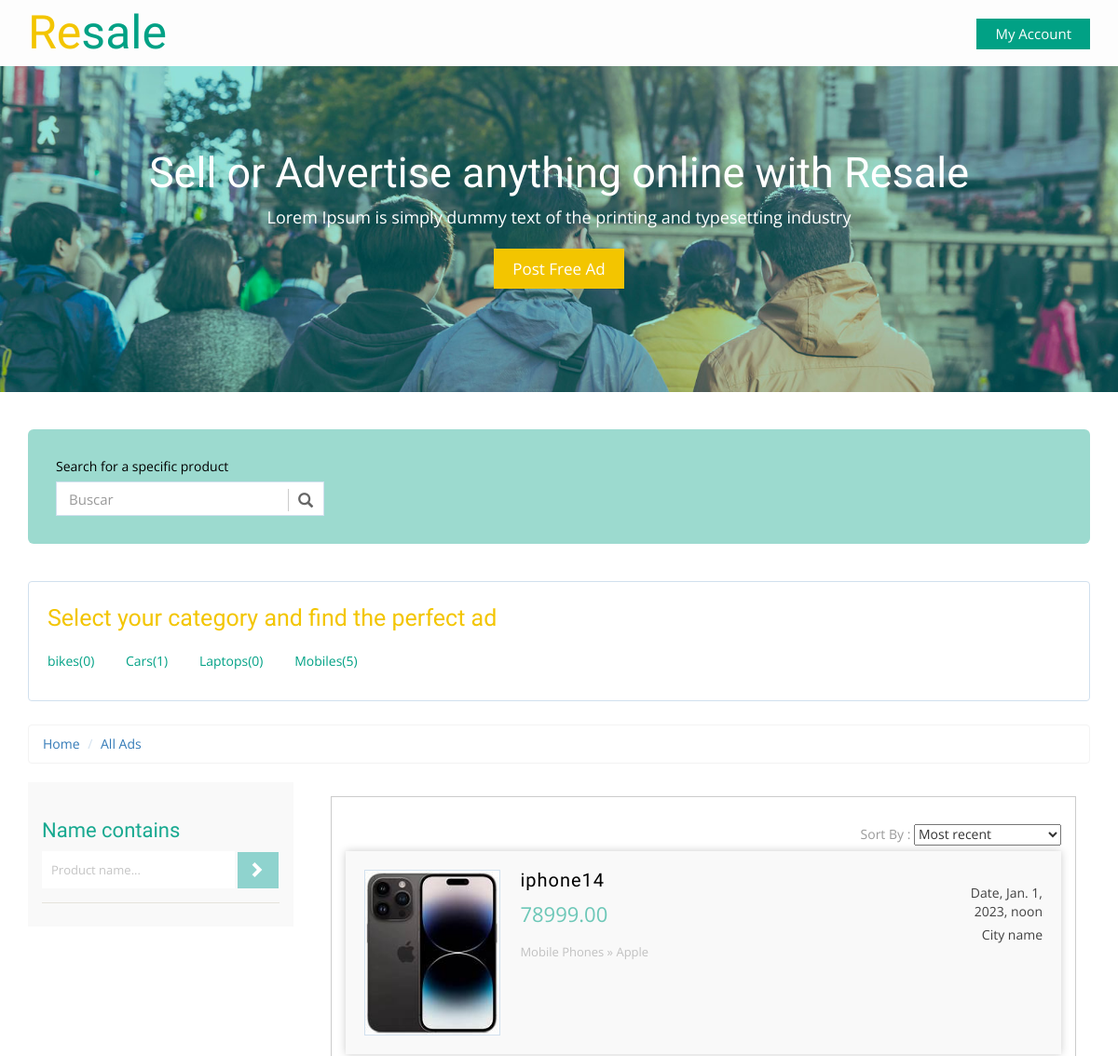
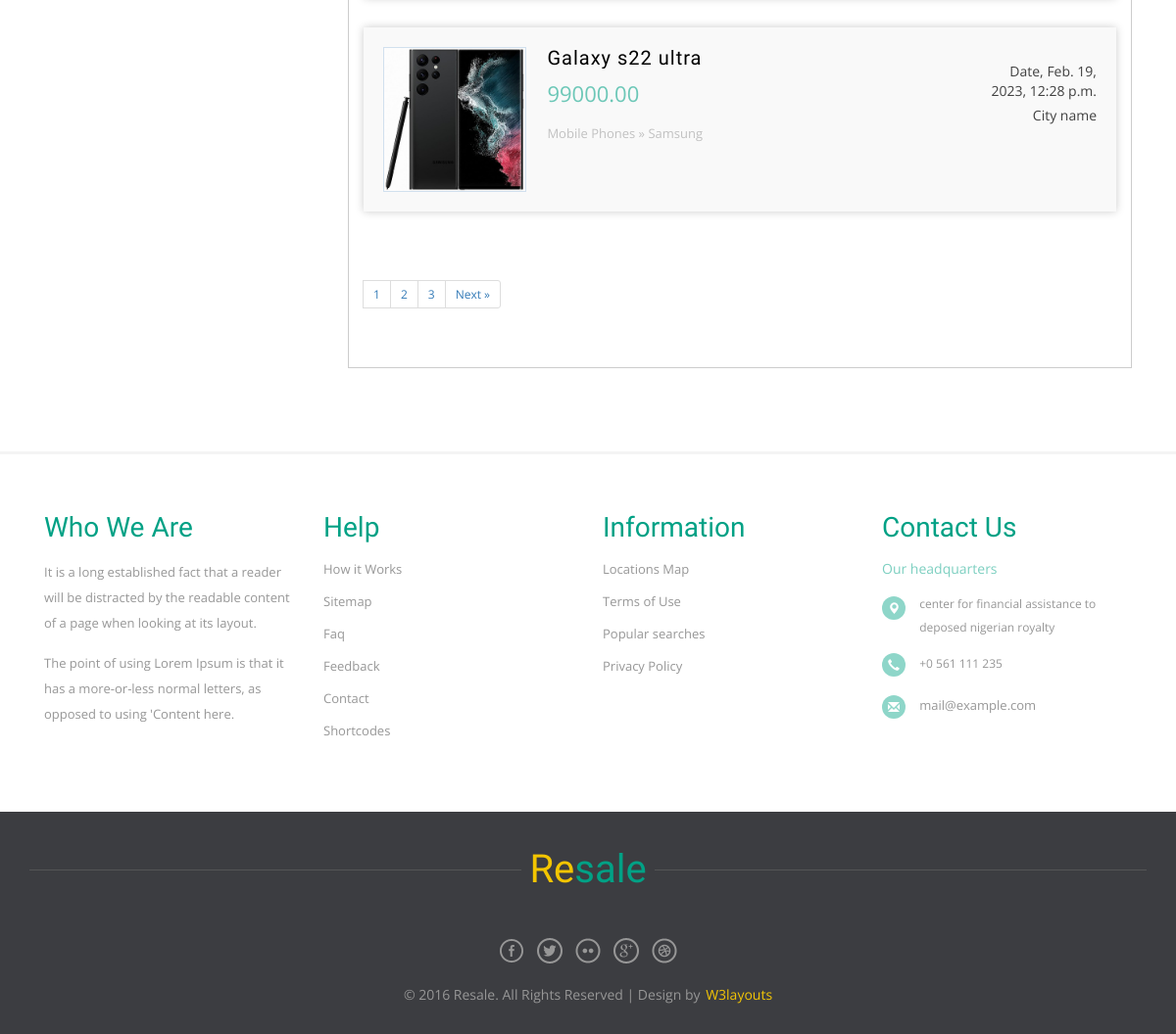
Screenshot of /products/ with the database file from the repository (2 pictures, top to bottom).
### product/models.py (models this page shows, shortened)
class Category(models.Model):
        category_name = models.CharField(max_length=50)
        image = models.ImageField(upload_to='category/',blank=True, null=True)
        slug = models.SlugField(blank=True,null=True)
        class Meta:
            verbose_name = 'category'
            verbose_name_plural = 'categories'
        def __str__(self):
          return self.category_name

class Product(models.Model):
    CONDITION_TYPE = (
        ("New" , "New"),
        ("Used", "Used")
    )
    name = models.CharField(max_length=100)
    owner = models.ForeignKey(User , on_delete=models.CASCADE)
    description = models.TextField(max_length=500)
    condition = models.CharField(max_length=100, choices=CONDITION_TYPE)
    category = models.ForeignKey('Category',on_delete=models.SET_NULL,null=True)
    Brand = models.ForeignKey('Brand',on_delete=models.SET_NULL,null=True)
    price = models.DecimalField(max_digits=7,decimal_places=2)
    image = models.ImageField(upload_to='main_product/', blank=True, null=True)
    created = models.DateTimeField(default=timezone.now)
    slug = models.SlugField(blank=True,null=True)

class Brand(models.Model):
        brand_name = models.CharField(max_length=50)
        class Meta:
            verbose_name = 'brand'
            verbose_name_plural = 'brands'
        def __str__(self):
          return self.brand_name

### product/views.py (the view, shortened to what this page needs)
# urls.py: path('',views.productlist ,name='product_list'),
def productlist(request , category_slug=None):
    category=None
    productlist = Product.objects.all()
    Categorylist = Category.objects.annotate(total_products=Count('product'))
    if category_slug :
        category = Category.objects.get(slug=category_slug)
        productlist = productlist.filter(category=category)
    search_query = request.GET.get('q')
    template = 'Product/product_list.html'
    paginator = Paginator(productlist, 2) # Show 25 contacts per page.
    page_number = request.GET.get('page')
    productlist = paginator.get_page(page_number)
    context ={'product_list' : productlist,'category_list': Categorylist,'category':category}
    return render(request,template,context)

### product/templates/Product/product_list.html (shortened to what this page needs)
{% extends 'base.html' %}
{% block body %}
	<div class="total-ads main-grid-border">
		<div class="container">
			<div class="select-box">
			 <div class="search-product ads-list">
					<label>Search for a specific product</label>
					<div class="search">
						<div id="custom-search-input">
						<div class="input-group">
							<input type="text" class="form-control input-lg" placeholder="Buscar" />
							<span class="input-group-btn">
								<button class="btn btn-info btn-lg" type="button">
									<i class="glyphicon glyphicon-search"></i>
								</button>
							</span>
						</div>
					</div>
					</div>
				</div>
				<div class="clearfix"></div>
			</div>
			<div class="all-categories">
				<h3> Select your category and find the perfect ad</h3>
				<ul class="all-cat-list">
					{% for category in category_list %}
					  <li><a href="{% url 'products:product_list_category' category.slug %}">{{category}}<span >({{category.total_products}})</a></li>
					{% endfor %}
				</ul>
			</div>
			<ol class="breadcrumb" style="margin-bottom: 5px;">
			  <li><a href="index.html">Home</a></li>
			  <li class="active"><a href="{% url 'products:product_list' %}">All Ads</a></li>
			</ol>
			<div class="ads-grid">
				<div class="side-bar col-md-3">
					<div class="search-hotel">
					<h3 class="sear-head">Name contains</h3>
					<form method="GET" action="{% url 'products:product_list' %}">
						<input type="text" value="Product name..." name="q" required="">
						<input type="submit" value=" ">
					</form>
				</div>
				</div>
				<div class="ads-display col-md-9">
					<div class="wrapper">
					<div class="bs-example bs-example-tabs" role="tabpanel" data-example-id="togglable-tabs">
					  <div id="myTabContent" class="tab-content">
						<div role="tabpanel" class="tab-pane fade in active" id="home" aria-labelledby="home-tab">
						   <div>
												<div id="container">
								<div class="sort">
								   <div class="sort-by">
										<label>Sort By : </label>
										<select>
														<option value="">Most recent</option>
										</select>
									   </div>
									 </div>
								<div class="clearfix"></div>
							<ul class="list">
								{% for product in product_list %}
								<a href="{% url 'products:product_detail' product.slug %}">
									<li>
									<img src={{product.image.url}} title="" alt=""/>
									<section class="list-left">
									<h5 class="title">{{product.name}}</h5>
									<span class="adprice">{{product.price}}</span>
									<p class="catpath">Mobile Phones » {{product.Brand}}</p>
									</section>
									<section class="list-right">
									<span class="date">Date, {{product.created}}</span>
									<span class="cityname">City name</span>
									</section>
									<div class="clearfix"></div>
									</li>
								</a>
                                {% endfor %}
							</ul>
						</div>
							</div>
						</div>
						<div class="pagination">
						<ul class="pagination pagination-sm">
								{% if product_list.has_other_pages %}
								{% for page in product_list.paginator.page_range %}
								{% if product_list.number == page %}
								<li><a href="#">{{page}}</a></li>
								{% else %}
							     	<li><a href="?page={{page}}">{{page}}</a></li>
								{% endif %}
							    {% endfor %}
                      {% if product_list.has_next %}
					  <li><a href="?page={{ product_list.next_page_number }}">Next &raquo;</a></li>
					  {% else %}
						<li class="disabled"></li>
	                  {% endif %}
					  {% endif %}
						</ul>
					</div>
					  </div>
					</div>
				</div>
				</div>
			</div>
		</div>
	</div>
{% endblock body %}

### rows the page displays
Category: category_name "bikes", total_products "0"
Category: category_name "Cars", total_products "1"
Category: category_name "Laptops", total_products "0"
Category: category_name "Mobiles", total_products "5"
Product: image (picture), name "iphone14", price "78999.00", Brand "Apple", created "Jan. 1, 2023, noon"
Product: image (picture), name "Galaxy s22 ultra", price "99000.00", Brand "Samsung", created "Feb. 19, 2023, 12:28 p.m."

### other values shown
{{ page }} "1"
{{ page }} "2" "3"
